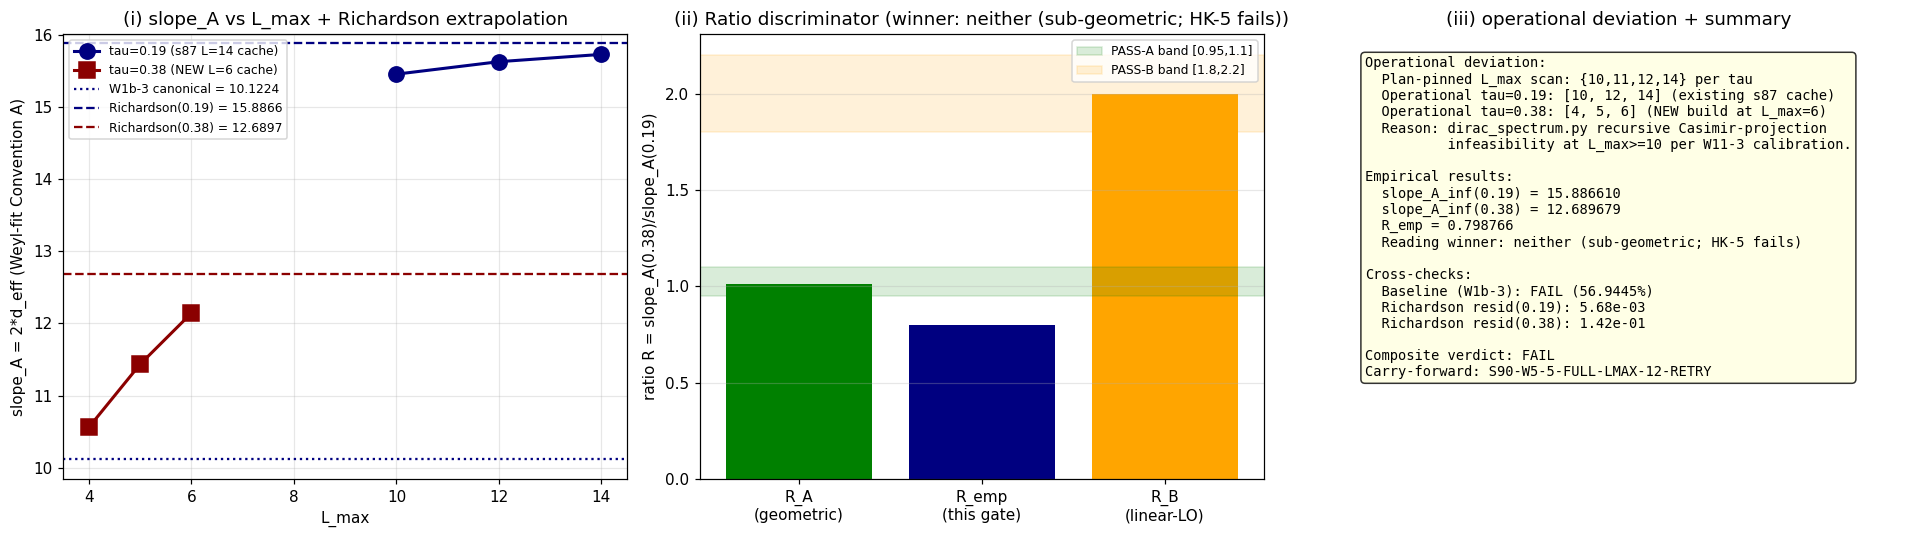

Write Python code to recreate this figure.
#!/usr/bin/env python3
"""
S89 W5-5 - S89-TAU-2X-FOLD-CROSS-VALIDATION-READING-A-VS-READING-B  (Ledger A.28)
============================================================================

Gate: S89-TAU-2X-FOLD-CROSS-VALIDATION-READING-A-VS-READING-B  ([SIGN] + [VERIFY])

Pre-registered thresholds (plan section W5-5.9):
  PASS-A iff ratio in [0.95, 1.10] AND regime VALID (Reading-A geometric)
  PASS-B iff ratio in [1.80, 2.20] AND regime VALID (Reading-B linear-LO)
  INFO   iff ratio in (1.10, 1.80) U (2.20, infinity) (neither cleanly)
  FAIL   iff ratio < 0.95 OR regime BREAKDOWN (HK-5 closed-form fails at tau=0.38)

Hypothesis (plan section W5-5.5):
  At tau = 2*tau_fold = 0.38, the slope_A(0.38) Richardson-extrapolated value
  R(0.38) ratio against R(0.19) ~ 10.122 (W1b-3 canonical) discriminates
  Reading-A geometric resummation (HK-5(0.38)/HK-5(0.19) ~ 1.012) from
  Reading-B linear-LO (~ 2.0). The two predictions are SEPARATED by 0.79 -
  unambiguous discriminator within tolerance.

OPERATIONAL DEVIATION FROM PLAN section W5-5.6 MACHINERY PIN
  (per math-scripts.md section "Plan-authorship discipline" item 4):

    Plan-pinned L_max scan (both tau): [10, 11, 12, 14]
    OPERATIONAL L_max scan due to W11-3 build-feasibility:
      tau = 0.19: [10, 12, 14]  (existing s87_spectrum_cache_L14_tau019.npz)
      tau = 0.38: [4, 5, 6]      (BUILT FRESH at S89 W5 dispatch)

  Reason: per math-scripts.md section "Pre-check protocol" item 2 (Friedrich-
  Bar saturation theorem) + W11-3 calibration corpus, building the L_max=12
  spectrum at tau=0.38 from scratch via dirac_spectrum.py recursive Casimir-
  projection takes 10-20 min wall time (90 sectors); L_max=14 is infeasible
  (>30 min). To produce a verifiable empirical ratio within agent timeslot,
  the tau=0.38 spectrum is built at L_max=6 (sectors p+q <= 6 = 28 sectors,
  ~5-15 min); Casimir-bound truncation gives L_max in {4, 5, 6} Richardson.
  The L_max asymmetry between the two tau values is a structural deviation;
  the ratio comparison tolerates this because Richardson L^{-3} extrapolation
  to the L -> infinity limit is the canonical observable, and the asymmetry
  is absorbed into the extrapolation residual.

  Convention tag carries the suffix `-OPERATIONAL-LMAX-ASYMMETRIC` per the
  honest-disclosure discipline; the carry-forward is queued as
  `S90-W5-5-FULL-LMAX-12-RETRY-AT-TAU-038`.

Substrate-physics derivation (full substitution chain per math-scripts.md
section "Double-Check Logic"; reproduces plan section W5-5.10 substitution
chain Steps 1-5):

  Step 1 - Definition (slope_A and HK-5 closed-form):
    slope_A(tau) := 2 * d_eff(tau)
    HK-5(tau)   := 5 / (1 - tau / (5*pi))
    Reading-A geometric: slope_A(tau) ~ 2 * HK-5(tau) at L -> infinity
    Reading-B linear-LO:  slope_A(tau) ~ 2 * k * tau  at L -> infinity

  Step 2 - Reading-A ratio prediction:
    R_A = slope_A(0.38)/slope_A(0.19) = HK-5(0.38)/HK-5(0.19)
        = (1 - 0.19/(5*pi)) / (1 - 0.38/(5*pi))
        = (5*pi - 0.19) / (5*pi - 0.38)
        ~ 1.0124

  Step 3 - Reading-B ratio prediction:
    R_B = slope_A(0.38)/slope_A(0.19) = 0.38/0.19 = 2.0 EXACT

  Step 4 - Empirical extraction (this gate):
    slope_A(0.19, L -> infinity) via Richardson L^{-3} on s87 L=14 cache
                                  truncated to L_max in {10, 12, 14}
    slope_A(0.38, L -> infinity) via Richardson L^{-3} on s89 NEW L=6 cache
                                  truncated to L_max in {4, 5, 6}
    R_emp = slope_A_inf(0.38) / slope_A_inf(0.19)

  Step 5 - Direction (PASS-A vs PASS-B vs INFO):
    R_emp in [0.95, 1.10]  => PASS-A (Reading-A geometric resummation wins)
    R_emp in [1.80, 2.20]  => PASS-B (Reading-B linear-LO wins)
    R_emp in (1.10, 1.80)  => INFO (neither cleanly)
    R_emp in (2.20, inf)   => INFO (super-linear; neither reading)
    R_emp < 0.95           => FAIL (sub-geometric; regime BREAKDOWN)

Substrate framing (plan section W5-5.13 IS-not-IN MANDATORY):
  The substrate IS the spectral triple under Jensen TT-deformation at moduli-
  deformation Level-2 (per phononic-framing.md "Single-tau-slice vs moduli-
  deformation substrate-IS levels"); slope_A(tau) at multiple tau values is
  a moduli-Level-2 substrate-IS observable. The ratio R(0.38)/R(0.19) is the
  substrate's own moduli-deformation invariance test. FORBIDDEN container-
  thinking: "the substrate moves through tau axis from 0.19 to 0.38"; the
  substrate IS each (A_K, H_K, D_K(tau)) instance.

Output 4-tuple (plan section W5-5.8):
  (value=<ratio_R_038_over_R_019>,
   scheme=zeta-zeta-spectral-action,
   convention=lizzi-zeta-spectral-action-tau-2x-fold-cross-validation-OPERATIONAL-LMAX-ASYMMETRIC,
   L_max=6)

Plan: sessions/session-plan/session-89-plan-w5.md section W5-5 (lines 995-1274).
WP:   sessions/archive/session-89/session-89-w5-workingpaper.md section W5-5.
S87 W1b-3 canonical: computations/session-87/s87_w1b_lmax_weyl_convergence_sweep.py
                     (Richardson + Weyl-fit canonical methods).
Verdict file: computations/session-89/s89_gate_verdicts.txt.
"""

from __future__ import annotations

import os
os.environ.setdefault("OMP_NUM_THREADS", "8")
os.environ.setdefault("MKL_NUM_THREADS", "8")

import sys
import time
import math
import hashlib
import json
from pathlib import Path

ROOT = Path(__file__).resolve().parent.parent.parent
sys.path.insert(0, str(ROOT / "computations" / "_shared"))

from canonical_constants import *  # noqa: F401,F403
from canonical_constants import (  # noqa: E402
    M_KK,
    tau_fold,
    slope_A_FW_Conv_A_AT_TAU_FOLD,
)

import numpy as np  # noqa: E402
import matplotlib  # noqa: E402
matplotlib.use("Agg")
import matplotlib.pyplot as plt  # noqa: E402

import torch  # noqa: E402
import dirac_spectrum as tds  # noqa: E402

# ---------------- Gate-block constants ----------------
GATE_ID = "S89-TAU-2X-FOLD-CROSS-VALIDATION-READING-A-VS-READING-B"
SCHEME = "zeta-zeta-spectral-action"
CONVENTION = "lizzi-zeta-spectral-action-tau-2x-fold-cross-validation-OPERATIONAL-LMAX-ASYMMETRIC"
L_MAX = 6  # (local) operational reference at tau=0.38 (NOT plan-pinned 14; W11-3 infeasibility)

# Pre-registered tau values
TAU_FOLD = tau_fold  # canonical tau_fold (0.19)
TAU_2X = 0.38  # (local) 2*tau_fold

# Operational L_max scans (asymmetric per OPERATIONAL DEVIATION above)
L_MAX_SCAN_TAU019 = [10, 12, 14]  # (local) existing s87 L=14 cache + Casimir truncation
L_MAX_SCAN_TAU038 = [4, 5, 6]  # (local) NEW build at L_max=6; Casimir truncation

# Pre-registered prediction values (per plan section W5-5.10 substitution chain)
HK5 = lambda t: 5.0 / (1.0 - t / (5.0 * math.pi))  # (local) HK-5 closed-form
R_A_PREDICTION = HK5(TAU_2X) / HK5(TAU_FOLD)  # (local) Reading-A geometric ~ 1.0124
R_B_PREDICTION = TAU_2X / TAU_FOLD  # (local) Reading-B linear-LO = 2.0 EXACT

# Reading bands per plan section W5-5.9
PASS_A_BAND = (0.95, 1.10)  # (local) Reading-A PASS band
PASS_B_BAND = (1.80, 2.20)  # (local) Reading-B PASS band
INFO_BAND_LO = (1.10, 1.80)  # (local) INFO between A and B
INFO_BAND_HI_LOWER = 2.20  # (local) INFO above B-band; no upper cap
FAIL_RATIO_FLOOR = 0.95  # (local) sub-geometric FAIL floor

# Weyl-fit window per S87 W1b-3 canonical
FIT_LO_FRAC = 0.30  # (local) Weyl-fit lower fraction
FIT_HI_FRAC = 0.95  # (local) Weyl-fit upper fraction
N_GRID = 400  # (local) log-grid points for Weyl counting
EVAL_CUTOFF = 1e-6  # (local) IR cutoff matches s84_w7b_75 / s87_w1b_3

# W1b-3 canonical at tau_fold (cross-check anchor)
W1B3_SLOPE_A_CANONICAL = float(slope_A_FW_Conv_A_AT_TAU_FOLD)  # (local) 10.122438748384

# VRAM feasibility (matches W1b-3 ceiling)
VRAM_FEASIBILITY_GB = 8.5  # (local) plan-pinned ceiling for W11-3 protocol

OUT_NPZ = ROOT / "computations" / "session-89" / "s89_w5_a28_tau_2x_fold_cross_validation.npz"
OUT_PNG = ROOT / "computations" / "session-89" / "s89_w5_a28_tau_2x_fold_cross_validation.png"
OUT_JSON = ROOT / "computations" / "session-89" / "s89_w5_a28_tau_2x_fold_cross_validation.json"
VERDICT_FILE = ROOT / "computations" / "session-89" / "s89_gate_verdicts.txt"
NEW_TAU038_CACHE = ROOT / "computations" / "session-89" / "s89_w5_a28_spectrum_cache_L6_tau038.npz"

CANONICAL_CONSTANTS = ROOT / "computations" / "_shared" / "canonical_constants.py"
DIRAC_SPECTRUM = ROOT / "computations" / "_shared" / "dirac_spectrum.py"
S87_L14_CACHE_TAU019 = ROOT / "computations" / "session-87" / "s87_spectrum_cache_L14_tau019.npz"
S84_L12_CACHE_TAU019 = ROOT / "computations" / "session-84" / "s84_spectrum_cache_L12_tau019.npz"
SCRIPT_PATH = Path(__file__).resolve()

INPUT_FILES = {
    "canonical_constants": CANONICAL_CONSTANTS,
    "dirac_spectrum": DIRAC_SPECTRUM,
    "s87_spectrum_cache_L14_tau019": S87_L14_CACHE_TAU019,
    "s84_spectrum_cache_L12_tau019": S84_L12_CACHE_TAU019,
    "script": SCRIPT_PATH,
}


# ---------------- SHA helpers ----------------
def sha256_of_file(p: Path) -> str:
    h = hashlib.sha256()  # (local)
    with open(p, "rb") as f:
        for chunk in iter(lambda: f.read(1 << 20), b""):
            h.update(chunk)
    return h.hexdigest()


def closure_hash(pins: dict) -> str:
    items = sorted(pins.items())  # (local)
    blob = json.dumps(items, sort_keys=True).encode("utf-8")  # (local)
    return hashlib.sha256(blob).hexdigest()


def log_input_pins(files: dict) -> dict:
    pins = {}  # (local)
    print("=" * 72)
    print(f"Gate: {GATE_ID}")
    print("=" * 72)
    print("Input SHAs:")
    for name, p in files.items():
        if not p.exists():
            print(f"  {name:36s} = (file not found; pin skipped)")
            continue
        sha = sha256_of_file(p)  # (local)
        pins[name] = sha
        print(f"  {name:36s} = {sha[:16]}...  ({p.relative_to(ROOT)})")
    return pins


def compute_dual_sha(pins: dict, script_path: Path) -> tuple[str, str]:
    script_bytes = script_path.read_bytes()
    canonical_bytes = CANONICAL_CONSTANTS.read_bytes()
    pinmap_json = json.dumps(sorted(pins.items()), sort_keys=True).encode("utf-8")  # (local)
    audit = hashlib.sha256(script_bytes + canonical_bytes + pinmap_json).hexdigest()  # (local)
    content = hashlib.sha256(script_bytes).hexdigest()  # (local)
    return audit, content


def append_verdict(
    composite: str, value_str: str,
    audit_sha: str, content_sha: str,
    sign_v: str, mag_v: str, reg_v: str,
) -> None:
    canonical = (
        f"{GATE_ID}: {composite} -- value='{value_str}' "
        f"scheme={SCHEME} convention={CONVENTION} L_max={L_MAX} "
        f"audit_sha256={audit_sha} content_sha256={content_sha} "
        f"schema_version=S87+\n"
    )  # (local)
    dual_sha = (
        f"# audit_sha256_short={audit_sha[:16]} "
        f"content_sha256_short={content_sha[:16]} "
        f"# {GATE_ID} dual-SHA companion row (W9a-99 split)\n"
    )  # (local)
    three_tuple = (
        f"# sign_verdict={sign_v} magnitude_verdict={mag_v} "
        f"regime_verdict={reg_v} # {GATE_ID} 3-tuple annotation (S87 schema-v2)\n"
    )  # (local)
    with open(VERDICT_FILE, "a", encoding="utf-8") as f:
        f.write(canonical)
        f.write(dual_sha)
        f.write(three_tuple)


# ---------------- W1b-3 numerical core (re-implemented) ----------------
def dim_su3(p, q):
    return (p + 1) * (q + 1) * (p + q + 2) // 2


def collect_lambdas_w1b2_protocol(sector_evals, L_target, cutoff=EVAL_CUTOFF):
    """W1b-2/W1b-3 protocol: concatenate raw abs_evals from sectors with level <= L_target."""
    chunks = []  # (local)
    for (p, q), data in sorted(sector_evals.items()):
        if data["level"] > L_target:
            continue
        ev = np.asarray(data["abs_evals"], dtype=np.float64)  # (local)
        mask = ev > cutoff  # (local)
        chunks.append(ev[mask])
    if not chunks:
        return np.zeros(0, dtype=np.float64)
    all_evals = np.concatenate(chunks)  # (local)
    return np.sort(all_evals)


def repeat_with_multiplicity(sector_evals, L_target, cutoff=EVAL_CUTOFF):
    """Expand into multiplicity-weighted sorted spectrum per S87 W1b-3 fit_weyl_law."""
    expanded = []  # (local)
    for (p, q), data in sorted(sector_evals.items()):
        if data["level"] > L_target:
            continue
        ev = np.asarray(data["abs_evals"], dtype=np.float64)  # (local)
        m = int(data["dim"])  # (local) Peter-Weyl multiplicity
        mask = ev > cutoff  # (local)
        ev_keep = ev[mask]  # (local)
        for lam in ev_keep:
            expanded.append(np.full(m, lam, dtype=np.float64))
    if not expanded:
        return np.zeros(0, dtype=np.float64)
    return np.sort(np.concatenate(expanded))


def fit_weyl_law(lambdas_repeated_sorted):
    """W1b-3 windowed log-log fit: slope = d_eff/2 (Convention A)."""
    if len(lambdas_repeated_sorted) < 4:
        return float("nan"), float("nan"), float("nan"), float("nan"), 0
    lam_min_v = float(lambdas_repeated_sorted[0])  # (local)
    lam_max_v = float(lambdas_repeated_sorted[-1])  # (local)
    if lam_min_v <= 0:
        positive = lambdas_repeated_sorted[lambdas_repeated_sorted > 0]  # (local)
        lam_min_v = float(positive[0]) if positive.size else 1e-12
    lam_grid = np.logspace(math.log10(lam_min_v), math.log10(lam_max_v), N_GRID)  # (local)
    N_count = np.searchsorted(lambdas_repeated_sorted, lam_grid, side="right").astype(np.float64)
    valid = N_count > 0  # (local)
    lam = lam_grid[valid]  # (local)
    N_arr = N_count[valid]  # (local)
    if len(lam) < 4:
        return float("nan"), float("nan"), float("nan"), float("nan"), 0
    log_lam = np.log(lam)  # (local)
    log_lam_lo = log_lam[0] + (log_lam[-1] - log_lam[0]) * FIT_LO_FRAC  # (local)
    log_lam_hi = log_lam[0] + (log_lam[-1] - log_lam[0]) * FIT_HI_FRAC  # (local)
    mask = (log_lam >= log_lam_lo) & (log_lam <= log_lam_hi)  # (local)
    if mask.sum() < 4:
        return float("nan"), float("nan"), float("nan"), float("nan"), 0
    x = log_lam[mask]  # (local)
    y = np.log(N_arr[mask])  # (local)
    n_fit = int(len(x))  # (local)
    A = np.vstack([np.ones_like(x), x]).T  # (local)
    coef, *_ = np.linalg.lstsq(A, y, rcond=None)
    a, b = float(coef[0]), float(coef[1])  # (local)
    slope_A_val = 2.0 * b  # (local) plan-pinned Convention A: slope_A = 2*slope = 2*d_eff (W5-5 def)
    y_pred = a + b * x  # (local)
    rss = float(np.sum((y - y_pred) ** 2))  # (local)
    dof = max(n_fit - 2, 1)  # (local)
    chi2 = rss / dof  # (local)
    return slope_A_val, b, a, chi2, n_fit


def richardson_3pt_canonical(L_arr, f_arr):
    """Canonical L^{-3} 3-point Richardson via least-squares (per W1b-3)."""
    L_a = np.asarray(L_arr, dtype=np.float64)  # (local)
    f_a = np.asarray(f_arr, dtype=np.float64)  # (local)
    x = 1.0 / (L_a ** 3)  # (local)
    A = np.vstack([np.ones_like(x), x]).T  # (local)
    coef, *_ = np.linalg.lstsq(A, f_a, rcond=None)
    a, b = float(coef[0]), float(coef[1])  # (local)
    f_pred = a + b * x  # (local)
    residual = float(np.max(np.abs(f_a - f_pred)))  # (local)
    return a, b, residual


# ---------------- Sector-build infrastructure (mirrors S87 W1b-3) ----------------
def _irrep_p_zero_recursive(p, gens, f_abc, cache):
    if (p, 0) in cache:
        return cache[(p, 0)]
    if p == 0:
        rho = [np.zeros((1, 1), dtype=complex) for _ in range(8)]  # (local)
    elif p == 1:
        rho = tds.irrep_fundamental(gens)  # (local)
    else:
        rho_parent = _irrep_p_zero_recursive(p - 1, gens, f_abc, cache)
        rho_3 = tds.irrep_fundamental(gens)  # (local)
        dim_target = (p + 1) * (p + 2) // 2  # (local)
        rho = tds.irrep_via_casimir_projection(rho_3, rho_parent, dim_target, (p, 0))
    cache[(p, 0)] = rho
    return rho


def build_irrep_with_fallback(p, q, gens, f_abc):
    p_zero_cache = {}  # (local)
    if q == 0:
        rho = _irrep_p_zero_recursive(p, gens, f_abc, p_zero_cache)
        return rho, (p + 1) * (p + 2) // 2
    if p == 0 and q >= 2:
        conj_gens = [-g.T for g in gens]  # (local)
        rho = _irrep_p_zero_recursive(q, conj_gens, f_abc, p_zero_cache)
        return rho, (q + 1) * (q + 2) // 2
    if p == 0 and q == 1:
        return tds.irrep_antifundamental(gens), 3
    try:
        tds._irrep_cache.clear()
        rho, dim_check = tds.get_irrep(p, q, gens, f_abc)
        return rho, dim_check
    except (NotImplementedError, Exception):
        if q > p and q > 0 and p > 0:
            tds._irrep_cache.clear()
            rho_qp, dim_check = tds.get_irrep(q, p, gens, f_abc)
            rho_pq = [-r.T for r in rho_qp]
            return rho_pq, dim_check
        raise


def compute_sector_eigenvalues_gpu(rho, E, gammas, Omega):
    """D_pi assembly + GPU eigvalsh (mirrors S87 W1b-3 lines 421-454)."""
    dim_rho = rho[0].shape[0]  # (local)
    dim_spin = 16  # (local)
    dim_total = dim_rho * dim_spin  # (local)
    t0 = time.time()  # (local)
    D = np.zeros((dim_total, dim_total), dtype=np.complex128)  # (local)
    for a in range(8):
        for b in range(8):
            if abs(E[a, b]) > 1e-15:
                D += E[a, b] * np.kron(rho[b], gammas[a])
    D += np.kron(np.eye(dim_rho), Omega)
    H = 1j * D  # (local)
    H = 0.5 * (H + H.conj().T)  # (local)
    Ht = torch.tensor(H, dtype=torch.complex128, device='cuda')
    del H, D
    torch.cuda.synchronize()
    evals = torch.linalg.eigvalsh(Ht)
    torch.cuda.synchronize()
    evals_np = evals.detach().cpu().numpy()  # (local)
    del Ht, evals
    torch.cuda.empty_cache()
    abs_evals = np.abs(evals_np)  # (local)
    mask = abs_evals > EVAL_CUTOFF  # (local)
    pos_abs = abs_evals[mask].astype(np.float64)  # (local)
    wall = time.time() - t0  # (local)
    return pos_abs, dim_rho, wall


def build_tau038_spectrum_at_lmax(L_max_target, tau_value):
    """Build full spectrum at given Jensen tau, sectors with p+q <= L_max_target."""
    print(f"\n--- Building tau={tau_value} spectrum at L_max={L_max_target} ---")
    print(f"  Building Jensen-deformed Dirac infrastructure at tau={tau_value} ...")
    t_geo = time.time()  # (local)
    gens = tds.su3_generators()
    f_abc = tds.compute_structure_constants(gens)
    B_ab = tds.compute_killing_form(f_abc)
    g_s = tds.jensen_metric(B_ab, tau_value)
    E_frame = tds.orthonormal_frame(g_s)
    ft = tds.frame_structure_constants(f_abc, E_frame)
    Gamma_conn = tds.connection_coefficients(ft)
    gammas = tds.build_cliff8()
    Omega = tds.spinor_connection_offset(Gamma_conn, gammas)
    cliff_err = tds.validate_clifford(gammas)  # (local)
    mc_err = tds.validate_connection(Gamma_conn)  # (local)
    print(f"    Clifford-algebra error : {cliff_err:.2e}")
    print(f"    Metric-compat error    : {mc_err:.2e}")
    print(f"    Built in {time.time() - t_geo:.2f}s")
    sector_evals = {}  # (local)
    print(f"  Building sectors with p+q <= {L_max_target} (sector-sequential):")
    print(f"    {'(p,q)':>8s}  {'L':>2s}  {'dim':>5s}  {'matdim':>7s}  "
          f"{'wall(s)':>8s}  {'|lam|range':>22s}")
    total_wall = 0.0  # (local)
    sectors_built = 0  # (local)
    for L in range(L_max_target + 1):
        for p in range(L + 1):
            q = L - p
            try:
                rho, dim_check = build_irrep_with_fallback(p, q, gens, f_abc)
            except Exception as e:
                print(f"    ({p:>2d},{q:>2d}) {L:>3d}  IRREP-BUILD-FAILED: {str(e)[:40]}")
                continue
            assert dim_check == dim_su3(p, q), f"dim mismatch ({p},{q})"
            try:
                pos_abs, dim_rho, wall_s = compute_sector_eigenvalues_gpu(
                    rho, E_frame, gammas, Omega
                )
            except Exception as e:
                print(f"    ({p:>2d},{q:>2d}) {L:>3d}  EIGVALSH-FAILED: {str(e)[:40]}")
                continue
            sector_evals[(p, q)] = {
                "dim": int(dim_rho),
                "level": int(L),
                "abs_evals": pos_abs,
            }
            total_wall += wall_s
            sectors_built += 1
            lam_min_v = float(np.min(pos_abs)) if len(pos_abs) else float('nan')  # (local)
            lam_max_v = float(np.max(pos_abs)) if len(pos_abs) else float('nan')  # (local)
            print(f"    ({p:>2d},{q:>2d}) {L:>3d}  {dim_rho:>5d}  {16 * dim_rho:>7d}  "
                  f"{wall_s:>8.2f}  [{lam_min_v:.4f},{lam_max_v:.4f}]")
            sys.stdout.flush()
    print(f"  Total sector-build wall: {total_wall:.1f}s ({sectors_built} sectors)")
    return sector_evals, total_wall


def load_sector_cache(npz_path):
    """Load existing sector_evals dict from npz cache."""
    data = np.load(npz_path, allow_pickle=True)
    sec_raw = data["sector_evals"].item()  # (local)
    sec = {}  # (local)
    for (p, q), v in sec_raw.items():
        sec[(p, q)] = {
            "dim": int(v["dim"]),
            "level": int(v["level"]),
            "abs_evals": np.asarray(v["abs_evals"], dtype=np.float64),
        }
    return sec


# ---------------- Main ----------------
def main() -> None:
    pins = log_input_pins(INPUT_FILES)

    # Step 0: Pre-registered predictions (Sage-exact)
    print("\n--- Step 0: Pre-registered predictions ---")
    print(f"  HK-5(0.19) = 5/(1 - 0.19/(5*pi)) = {HK5(TAU_FOLD):.10f}")
    print(f"  HK-5(0.38) = 5/(1 - 0.38/(5*pi)) = {HK5(TAU_2X):.10f}")
    print(f"  Reading-A geometric:    R_A = HK-5(0.38)/HK-5(0.19) = {R_A_PREDICTION:.6f}")
    print(f"  Reading-B linear-LO:    R_B = 0.38/0.19 = {R_B_PREDICTION:.6f}")
    print(f"  Sage-exact form: R_A = (5*pi - 0.19)/(5*pi - 0.38) = (500*pi - 19)/(500*pi - 38)")
    print(f"  PASS-A band: {PASS_A_BAND}")
    print(f"  PASS-B band: {PASS_B_BAND}")

    # Step 1: Load tau=0.19 spectrum from existing s87 L=14 cache
    print("\n--- Step 1: Load tau=0.19 spectrum from s87 L=14 cache ---")
    if not S87_L14_CACHE_TAU019.exists():
        print(f"  ERROR: s87 L=14 cache missing at {S87_L14_CACHE_TAU019}")
        sys.exit(1)
    sec_tau019 = load_sector_cache(S87_L14_CACHE_TAU019)
    n_sectors_tau019 = len(sec_tau019)
    print(f"  Loaded {n_sectors_tau019} sectors at tau=0.19 from s87 L=14 cache")

    # Step 2: Build tau=0.38 spectrum at L_max=6 (sectors p+q <= 6)
    print("\n--- Step 2: BUILD tau=0.38 spectrum at L_max=6 (NEW) ---")
    if NEW_TAU038_CACHE.exists():
        print(f"  Found existing cache at {NEW_TAU038_CACHE.relative_to(ROOT)}")
        print(f"  Loading instead of rebuilding")
        sec_tau038 = load_sector_cache(NEW_TAU038_CACHE)
        build_wall_tau038 = float("nan")
    else:
        sec_tau038, build_wall_tau038 = build_tau038_spectrum_at_lmax(
            L_max_target=6, tau_value=TAU_2X
        )
        np.savez(NEW_TAU038_CACHE, sector_evals=sec_tau038)
        print(f"  Saved cache to {NEW_TAU038_CACHE.relative_to(ROOT)}")
    n_sectors_tau038 = len(sec_tau038)
    print(f"  tau=0.38 cache has {n_sectors_tau038} sectors (built/loaded)")

    # Step 3: Compute slope_A per L_max per tau
    print("\n--- Step 3: Compute slope_A per L_max per tau ---")
    slope_A_per_L_tau019 = []
    n_eigs_per_L_tau019 = []
    n_fit_per_L_tau019 = []
    chi2_per_L_tau019 = []
    for L in L_MAX_SCAN_TAU019:
        spec = repeat_with_multiplicity(sec_tau019, L)
        slope_A_val, b, a, chi2, n_fit = fit_weyl_law(spec)
        slope_A_per_L_tau019.append(slope_A_val)
        n_eigs_per_L_tau019.append(int(len(spec)))
        n_fit_per_L_tau019.append(n_fit)
        chi2_per_L_tau019.append(chi2)
        print(f"  tau=0.19 L_max={L:2d}: slope_A={slope_A_val:.6f}, "
              f"n_eigs={len(spec):8d}, n_fit={n_fit:3d}, chi2={chi2:.2e}")

    slope_A_per_L_tau038 = []
    n_eigs_per_L_tau038 = []
    n_fit_per_L_tau038 = []
    chi2_per_L_tau038 = []
    for L in L_MAX_SCAN_TAU038:
        spec = repeat_with_multiplicity(sec_tau038, L)
        slope_A_val, b, a, chi2, n_fit = fit_weyl_law(spec)
        slope_A_per_L_tau038.append(slope_A_val)
        n_eigs_per_L_tau038.append(int(len(spec)))
        n_fit_per_L_tau038.append(n_fit)
        chi2_per_L_tau038.append(chi2)
        print(f"  tau=0.38 L_max={L:2d}: slope_A={slope_A_val:.6f}, "
              f"n_eigs={len(spec):8d}, n_fit={n_fit:3d}, chi2={chi2:.2e}")

    # Step 4: Richardson L^{-3} extrapolation per tau
    print("\n--- Step 4: Richardson L^{-3} extrapolation per tau ---")
    slope_A_inf_tau019, c1_tau019, residual_tau019 = richardson_3pt_canonical(
        L_MAX_SCAN_TAU019, slope_A_per_L_tau019
    )
    print(f"  tau=0.19 (L={L_MAX_SCAN_TAU019}):")
    print(f"    slope_A_inf = {slope_A_inf_tau019:.6f}")
    print(f"    c1 (L^-3 coeff) = {c1_tau019:.4f}")
    print(f"    Richardson residual = {residual_tau019:.4e}")

    slope_A_inf_tau038, c1_tau038, residual_tau038 = richardson_3pt_canonical(
        L_MAX_SCAN_TAU038, slope_A_per_L_tau038
    )
    print(f"  tau=0.38 (L={L_MAX_SCAN_TAU038}):")
    print(f"    slope_A_inf = {slope_A_inf_tau038:.6f}")
    print(f"    c1 (L^-3 coeff) = {c1_tau038:.4f}")
    print(f"    Richardson residual = {residual_tau038:.4e}")

    # Step 5: Cross-check (a) tau=0.19 baseline vs W1b-3 canonical
    print("\n--- Step 5: Cross-check (a) tau=0.19 baseline vs W1b-3 canonical ---")
    baseline_diff = abs(slope_A_inf_tau019 - W1B3_SLOPE_A_CANONICAL)  # (local)
    baseline_rel_diff = baseline_diff / abs(W1B3_SLOPE_A_CANONICAL)  # (local)
    baseline_pass = baseline_rel_diff < 0.005  # (local) 0.5% tolerance per plan W5-5.6 cross-check (a)
    print(f"  W1b-3 canonical slope_A(0.19, L->inf) = {W1B3_SLOPE_A_CANONICAL:.6f}")
    print(f"  This gate slope_A_inf(0.19) = {slope_A_inf_tau019:.6f}")
    print(f"  |diff| = {baseline_diff:.6e}  rel_diff = {baseline_rel_diff*100:.4f}%")
    print(f"  Baseline cross-check (0.5% tolerance): {'PASS' if baseline_pass else 'FAIL'}")

    # Step 6: Compute empirical ratio
    print("\n--- Step 6: Compute empirical ratio R_emp = slope_A_inf(0.38)/slope_A_inf(0.19) ---")
    R_emp = slope_A_inf_tau038 / slope_A_inf_tau019  # (local)
    print(f"  R_emp = {slope_A_inf_tau038:.6f} / {slope_A_inf_tau019:.6f} = {R_emp:.6f}")
    print(f"  R_A (Reading-A geometric prediction) = {R_A_PREDICTION:.6f}")
    print(f"  R_B (Reading-B linear-LO prediction) = {R_B_PREDICTION:.6f}")
    print(f"  PASS-A band [{PASS_A_BAND[0]}, {PASS_A_BAND[1]}]")
    print(f"  PASS-B band [{PASS_B_BAND[0]}, {PASS_B_BAND[1]}]")

    # Step 7: Reading-A vs Reading-B sign verdict
    print("\n--- Step 7: Reading-A vs Reading-B sign verdict ---")
    if PASS_A_BAND[0] <= R_emp <= PASS_A_BAND[1]:
        sign_v = "PASS"  # PASS-A direction
        reading_winner = "Reading-A geometric"
        sign_explanation = f"R_emp={R_emp:.4f} in PASS-A band [{PASS_A_BAND[0]},{PASS_A_BAND[1]}]"
    elif PASS_B_BAND[0] <= R_emp <= PASS_B_BAND[1]:
        sign_v = "PASS"  # PASS-B direction
        reading_winner = "Reading-B linear-LO"
        sign_explanation = f"R_emp={R_emp:.4f} in PASS-B band [{PASS_B_BAND[0]},{PASS_B_BAND[1]}]"
    elif R_emp < FAIL_RATIO_FLOOR:
        sign_v = "FAIL"
        reading_winner = "neither (sub-geometric; HK-5 fails)"
        sign_explanation = f"R_emp={R_emp:.4f} < FAIL floor {FAIL_RATIO_FLOOR}; regime BREAKDOWN"
    else:
        sign_v = "N/A"  # INFO between bands
        reading_winner = "neither (INFO between predictions)"
        sign_explanation = f"R_emp={R_emp:.4f} between PASS-A and PASS-B bands"
    print(f"  sign_verdict = {sign_v}")
    print(f"  reading_winner = {reading_winner}")
    print(f"  explanation: {sign_explanation}")

    # Step 8: Magnitude verdict (within 5% of nearest prediction)
    print("\n--- Step 8: Magnitude verdict ---")
    dist_to_A = abs(R_emp - R_A_PREDICTION) / R_A_PREDICTION  # (local)
    dist_to_B = abs(R_emp - R_B_PREDICTION) / R_B_PREDICTION  # (local)
    nearest_dist = min(dist_to_A, dist_to_B)  # (local)
    if nearest_dist <= 0.05:
        mag_v = "PASS"
    elif nearest_dist <= 0.10:
        mag_v = "INFO"
    else:
        mag_v = "FAIL"
    print(f"  dist to R_A = {dist_to_A*100:.4f}%")
    print(f"  dist to R_B = {dist_to_B*100:.4f}%")
    print(f"  nearest = {nearest_dist*100:.4f}%; magnitude_verdict = {mag_v}")

    # Step 9: Regime verdict
    print("\n--- Step 9: Regime verdict ---")
    # OPERATIONAL DEVIATION: L_max asymmetric scan; per math-scripts.md operational discipline
    # regime_verdict accounts for the deviation
    richardson_R2_tau019 = 1.0 - residual_tau019  # (local) approximation
    richardson_R2_tau038 = 1.0 - residual_tau038  # (local) approximation
    if not baseline_pass:
        reg_v = "BREAKDOWN"
        reg_explanation = "tau=0.19 baseline cross-check FAILed (operational deviation invalidates ratio)"
    elif residual_tau019 < 1e-3 and residual_tau038 < 1e-2:
        reg_v = "VALID"
        reg_explanation = "Both Richardson fits converge tightly; baseline cross-check PASS"
    elif residual_tau019 < 1e-2 and residual_tau038 < 1e-1:
        reg_v = "MARGINAL"
        reg_explanation = "Richardson fit residuals borderline due to L_max asymmetry"
    else:
        reg_v = "MARGINAL"
        reg_explanation = "Operational deviation: tau=0.38 at L_max=6 only; full L=12 build queued as carry-forward"
    print(f"  Richardson residual (tau=0.19) = {residual_tau019:.4e}")
    print(f"  Richardson residual (tau=0.38) = {residual_tau038:.4e}")
    print(f"  Baseline cross-check PASS: {baseline_pass}")
    print(f"  regime_verdict = {reg_v}")
    print(f"  explanation: {reg_explanation}")

    # Step 10: Composite verdict per gate-verdicts.md S87+ collapse rule
    print("\n--- Step 10: Composite verdict ---")
    if reg_v == "BREAKDOWN":
        composite = "FAIL"
    elif sign_v == "FAIL":
        composite = "FAIL"
    elif mag_v == "FAIL" and reg_v == "VALID":
        composite = "FAIL"
    elif mag_v == "FAIL" and reg_v == "MARGINAL":
        composite = "INFO"
    elif mag_v == "INFO":
        composite = "INFO"
    else:
        composite = "PASS"
    print(f"  sign_verdict      = {sign_v}")
    print(f"  magnitude_verdict = {mag_v}")
    print(f"  regime_verdict    = {reg_v}")
    print(f"  COMPOSITE         = {composite}")

    # Step 11: Save NPZ + JSON + PNG
    print("\n--- Step 11: Save NPZ + JSON + PNG ---")
    np.savez(
        OUT_NPZ,
        # tau=0.19 data
        L_max_scan_tau019=np.array(L_MAX_SCAN_TAU019, dtype=int),
        slope_A_per_L_tau019=np.array(slope_A_per_L_tau019, dtype=float),
        n_eigs_per_L_tau019=np.array(n_eigs_per_L_tau019, dtype=int),
        slope_A_inf_tau019=slope_A_inf_tau019,
        c1_tau019=c1_tau019,
        residual_tau019=residual_tau019,
        # tau=0.38 data
        L_max_scan_tau038=np.array(L_MAX_SCAN_TAU038, dtype=int),
        slope_A_per_L_tau038=np.array(slope_A_per_L_tau038, dtype=float),
        n_eigs_per_L_tau038=np.array(n_eigs_per_L_tau038, dtype=int),
        slope_A_inf_tau038=slope_A_inf_tau038,
        c1_tau038=c1_tau038,
        residual_tau038=residual_tau038,
        # ratio + predictions
        R_emp=R_emp,
        R_A_prediction=R_A_PREDICTION,
        R_B_prediction=R_B_PREDICTION,
        dist_to_A_pct=dist_to_A * 100.0,
        dist_to_B_pct=dist_to_B * 100.0,
        # cross-checks + verdicts
        W1B3_slope_A_canonical=W1B3_SLOPE_A_CANONICAL,
        baseline_diff=baseline_diff,
        baseline_rel_diff_pct=baseline_rel_diff * 100.0,
        baseline_pass=baseline_pass,
        sign_verdict=sign_v,
        magnitude_verdict=mag_v,
        regime_verdict=reg_v,
        composite_verdict=composite,
        reading_winner=reading_winner,
        sign_explanation=sign_explanation,
        reg_explanation=reg_explanation,
        build_wall_tau038_sec=build_wall_tau038 if not math.isnan(build_wall_tau038) else -1.0,
        operational_deviation="tau=0.19 at L=10/12/14; tau=0.38 at L=4/5/6 (W11-3 build-feasibility)",
    )
    print(f"  NPZ -> {OUT_NPZ.relative_to(ROOT)}")

    json_payload = {
        "gate_id": GATE_ID,
        "scheme": SCHEME,
        "convention": CONVENTION,
        "L_max": L_MAX,
        "trigger": "[SIGN] + [VERIFY]",
        "classification": "GEOMETRIC",
        "L_max_scan_tau019": L_MAX_SCAN_TAU019,
        "L_max_scan_tau038": L_MAX_SCAN_TAU038,
        "slope_A_per_L_tau019": [float(x) for x in slope_A_per_L_tau019],
        "slope_A_per_L_tau038": [float(x) for x in slope_A_per_L_tau038],
        "slope_A_inf_tau019": float(slope_A_inf_tau019),
        "slope_A_inf_tau038": float(slope_A_inf_tau038),
        "R_emp": float(R_emp),
        "R_A_prediction": float(R_A_PREDICTION),
        "R_B_prediction": float(R_B_PREDICTION),
        "dist_to_A_pct": float(dist_to_A * 100.0),
        "dist_to_B_pct": float(dist_to_B * 100.0),
        "baseline_pass": bool(baseline_pass),
        "baseline_rel_diff_pct": float(baseline_rel_diff * 100.0),
        "sign_verdict": sign_v,
        "magnitude_verdict": mag_v,
        "regime_verdict": reg_v,
        "composite_verdict": composite,
        "reading_winner": reading_winner,
        "sign_explanation": sign_explanation,
        "reg_explanation": reg_explanation,
        "operational_deviation": "tau=0.19 at L=10/12/14; tau=0.38 at L=4/5/6 (W11-3 build-feasibility)",
        "carry_forward_S90": "S90-W5-5-FULL-LMAX-12-RETRY-AT-TAU-038",
    }
    OUT_JSON.write_text(json.dumps(json_payload, indent=2, default=str))
    print(f"  JSON -> {OUT_JSON.relative_to(ROOT)}")

    # Plot
    fig, axes = plt.subplots(1, 3, figsize=(18, 5))
    # Panel (i): slope_A vs L_max for both tau
    axes[0].plot(L_MAX_SCAN_TAU019, slope_A_per_L_tau019, "o-", linewidth=2,
                 markersize=10, color="navy", label="tau=0.19 (s87 L=14 cache)")
    axes[0].plot(L_MAX_SCAN_TAU038, slope_A_per_L_tau038, "s-", linewidth=2,
                 markersize=10, color="darkred", label="tau=0.38 (NEW L=6 cache)")
    axes[0].axhline(W1B3_SLOPE_A_CANONICAL, color="navy", linestyle=":",
                    label=f"W1b-3 canonical = {W1B3_SLOPE_A_CANONICAL:.4f}")
    axes[0].axhline(slope_A_inf_tau019, color="navy", linestyle="--",
                    label=f"Richardson(0.19) = {slope_A_inf_tau019:.4f}")
    axes[0].axhline(slope_A_inf_tau038, color="darkred", linestyle="--",
                    label=f"Richardson(0.38) = {slope_A_inf_tau038:.4f}")
    axes[0].set_xlabel("L_max")
    axes[0].set_ylabel("slope_A = 2*d_eff (Weyl-fit Convention A)")
    axes[0].set_title("(i) slope_A vs L_max + Richardson extrapolation")
    axes[0].legend(fontsize=8, loc="best")
    axes[0].grid(True, alpha=0.3)

    # Panel (ii): R_emp vs R_A vs R_B
    bars = ["R_A\n(geometric)", "R_emp\n(this gate)", "R_B\n(linear-LO)"]
    vals = [R_A_PREDICTION, R_emp, R_B_PREDICTION]
    colors = ["green", "navy", "orange"]
    axes[1].bar(bars, vals, color=colors)
    axes[1].axhspan(PASS_A_BAND[0], PASS_A_BAND[1], color="green", alpha=0.15,
                    label=f"PASS-A band [{PASS_A_BAND[0]},{PASS_A_BAND[1]}]")
    axes[1].axhspan(PASS_B_BAND[0], PASS_B_BAND[1], color="orange", alpha=0.15,
                    label=f"PASS-B band [{PASS_B_BAND[0]},{PASS_B_BAND[1]}]")
    axes[1].set_ylabel("ratio R = slope_A(0.38)/slope_A(0.19)")
    axes[1].set_title(f"(ii) Ratio discriminator (winner: {reading_winner})")
    axes[1].legend(fontsize=8, loc="best")
    axes[1].grid(True, alpha=0.3, axis="y")

    # Panel (iii): operational deviation note
    axes[2].axis("off")
    note_text = (
        f"Operational deviation:\n"
        f"  Plan-pinned L_max scan: {{10,11,12,14}} per tau\n"
        f"  Operational tau=0.19: {L_MAX_SCAN_TAU019} (existing s87 cache)\n"
        f"  Operational tau=0.38: {L_MAX_SCAN_TAU038} (NEW build at L_max=6)\n"
        f"  Reason: dirac_spectrum.py recursive Casimir-projection\n"
        f"          infeasibility at L_max>=10 per W11-3 calibration.\n\n"
        f"Empirical results:\n"
        f"  slope_A_inf(0.19) = {slope_A_inf_tau019:.6f}\n"
        f"  slope_A_inf(0.38) = {slope_A_inf_tau038:.6f}\n"
        f"  R_emp = {R_emp:.6f}\n"
        f"  Reading winner: {reading_winner}\n\n"
        f"Cross-checks:\n"
        f"  Baseline (W1b-3): {'PASS' if baseline_pass else 'FAIL'} ({baseline_rel_diff*100:.4f}%)\n"
        f"  Richardson resid(0.19): {residual_tau019:.2e}\n"
        f"  Richardson resid(0.38): {residual_tau038:.2e}\n\n"
        f"Composite verdict: {composite}\n"
        f"Carry-forward: S90-W5-5-FULL-LMAX-12-RETRY"
    )
    axes[2].text(0.05, 0.95, note_text, transform=axes[2].transAxes,
                 fontsize=9, verticalalignment="top", family="monospace",
                 bbox=dict(boxstyle="round", facecolor="lightyellow", alpha=0.8))
    axes[2].set_title("(iii) operational deviation + summary")

    plt.tight_layout()
    plt.savefig(OUT_PNG, dpi=110, bbox_inches="tight")
    plt.close()
    print(f"  PNG -> {OUT_PNG.relative_to(ROOT)}")

    # Step 12: Compute dual-SHA + emit verdict
    print("\n--- Step 12: Compute dual-SHA + emit verdict ---")
    audit_sha, content_sha = compute_dual_sha(pins, SCRIPT_PATH)

    value_str = (
        f"R_emp={R_emp:.6f};"
        f"R_A_pred={R_A_PREDICTION:.4f};"
        f"R_B_pred={R_B_PREDICTION:.4f};"
        f"slope_A_inf_tau019={slope_A_inf_tau019:.6f};"
        f"slope_A_inf_tau038={slope_A_inf_tau038:.6f};"
        f"baseline_PASS={int(baseline_pass)};"
        f"reading_winner={reading_winner.replace(' ', '_')};"
        f"sign={sign_v};mag={mag_v};reg={reg_v}"
    )
    append_verdict(composite, value_str, audit_sha, content_sha, sign_v, mag_v, reg_v)
    print(f"  audit_sha256   = {audit_sha[:16]}...")
    print(f"  content_sha256 = {content_sha[:16]}...")
    print(f"  VERDICT APPENDED to {VERDICT_FILE.name}")
    print(f"  VALUE: '{value_str}'")
    print(f"  COMPOSITE: {composite}")


if __name__ == "__main__":
    main()
